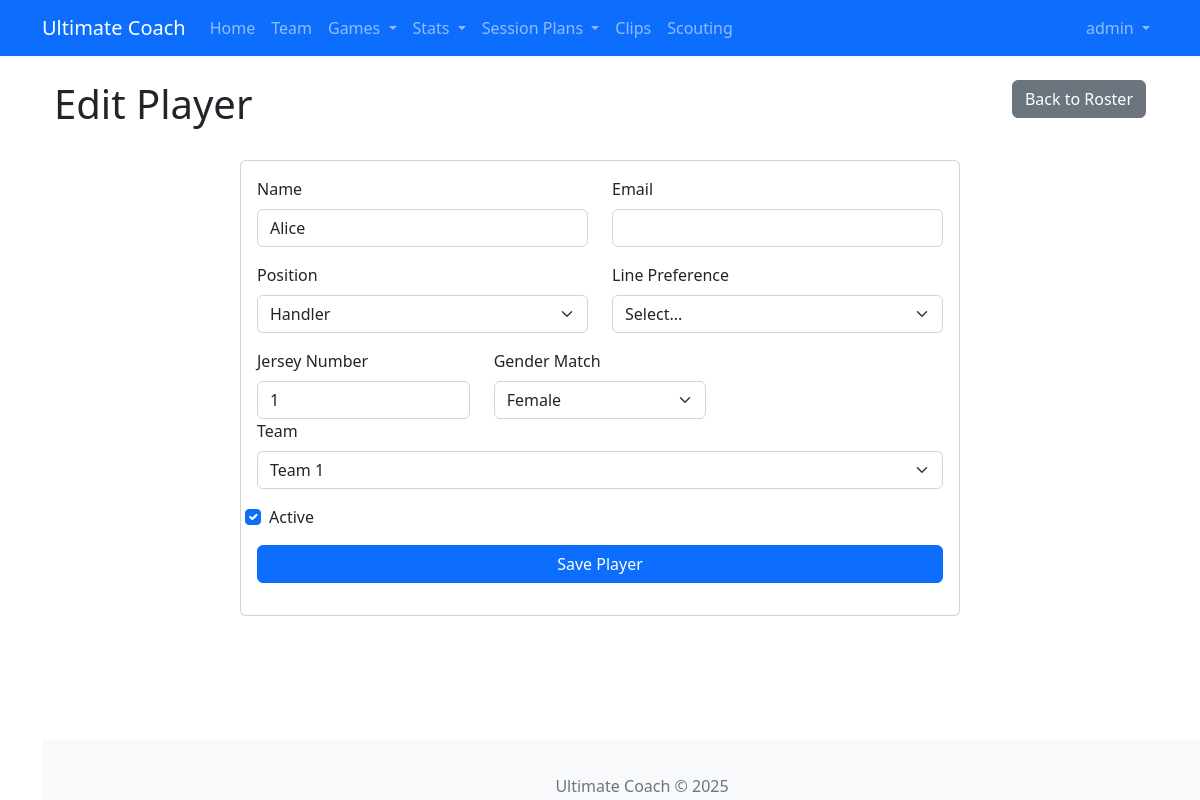
The page /team/edit_player/1 (signed in) on the database its author committed.
### app/models/user.py (models this page shows, shortened)
class User(UserMixin, db.Model):
    id = db.Column(db.Integer, primary_key=True)
    username = db.Column(db.String(64), unique=True, nullable=False)
    email = db.Column(db.String(120), unique=True, nullable=False)
    password_hash = db.Column(db.String(128))
    role = db.Column(db.String(20), default='user')  # Add this line
    is_admin = db.Column(db.Boolean, default=False)
    created_at = db.Column(db.DateTime, default=datetime.utcnow)
    created_drills = db.relationship('SavedDrill', backref='creator', lazy='dynamic')
    player_profile = db.relationship('Player', back_populates='user_account', uselist=False)

### app/models/player.py (models this page shows, shortened)
class Player(db.Model):
    id = db.Column(db.Integer, primary_key=True)
    name = db.Column(db.String(100), nullable=False)
    jersey_number = db.Column(db.String(10))
    position = db.Column(db.String(20))
    height = db.Column(db.String(20))
    weight = db.Column(db.String(20))
    gender = db.Column(db.String(20))
    gender_match = db.Column(db.String(20))
    birth_date = db.Column(db.Date)
    team = db.Column(db.String(50))
    email = db.Column(db.String(120))
    phone = db.Column(db.String(20))
    line_preference = db.Column(db.String(20))
    active = db.Column(db.Boolean, default=True)
    notes = db.Column(db.Text)
    points_played = db.Column(db.Integer, default=0)
    games_played= db.Column(db.Integer, default=0)
    user_id = db.Column(db.Integer, db.ForeignKey('user.id'), nullable=True)
    user_account = db.relationship('User', back_populates='player_profile')
    lineups = db.relationship('LineUp', backref='player', lazy='dynamic', cascade='all, delete-orphan')
    player_events = db.relationship(
        "Event",
        foreign_keys='Event.player_id',
        back_populates="player",
        lazy='dynamic'
    )
    receiver_events = db.relationship(
        'Event',
        foreign_keys='Event.receiver_id',
        back_populates='receiver',
        lazy='dynamic'
    )
    receptions = db.relationship('Event', foreign_keys='Event.receiver_id', backref='receiver', lazy='dynamic')
    pulls = db.relationship('Pull', backref='player', lazy='dynamic', cascade='all, delete-orphan')
    clip_appearances = db.relationship('ClipPlayer', backref='player', lazy='dynamic', cascade='all, delete-orphan')
    attendances = db.relationship('Attendance', back_populates='player', lazy='dynamic')
    session_rsvps = db.relationship('SessionRSVP', back_populates='player', lazy='dynamic')
    @property
    def receptions(self):
        return self.receiver_events.filter_by(event_type='catch').all()

### app/routes/team.py (the view, shortened to what this page needs)
@bp.route('/edit_player/<int:player_id>', methods=['GET', 'POST'])
@login_required
def edit_player(player_id):
    player = Player.query.get_or_404(player_id)
    form = PlayerForm(obj=player)
    return render_template('team/player_form.html', title='Edit Player', form=form)

### app/forms/team.py
class PlayerForm(FlaskForm):
    name = StringField('Name', validators=[DataRequired()])
    jersey_number = StringField('Jersey Number')
    position = SelectField('Position', choices=[
        ('', 'Select...'),
        ('handler', 'Handler'),
        ('cutter', 'Cutter'),
        ('hybrid', 'Hybrid')
    ])
    height = StringField('Height')
    weight = StringField('Weight')
    gender_match = SelectField('Gender Match', choices=[
        ('', 'Select...'),
        ('male', 'Male'),
        ('female', 'Female'),
        ('both', 'Both')
    ])
    team = SelectField('Team', choices=[
        ('', 'Select...'),
        ('team1', 'Team 1'),
        ('team2', 'Team 2')
    ])
    birth_date = DateField('Birth Date', format='%Y-%m-%d', validators=[Optional()])
    email = StringField('Email', validators=[Optional(), Email()])
    phone = StringField('Phone')
    line_preference = SelectField('Line Preference', choices=[
        ('', 'Select...'),
        ('o-line', 'O-line'),
        ('d-line', 'D-line'),
        ('both', 'Both')
    ])
    active = BooleanField('Active', default=True)
    notes = TextAreaField('Notes')
    submit = SubmitField('Save Player')

### app/models/user.py (called while the page is built)
@login.user_loader
def load_user(id):
    return User.query.get(int(id))

### app/templates/team/player_form.html (shortened to what this page needs)
{% extends "base.html" %}
{% block content %}
<div class="container">
    <div class="row mb-4">
        <div class="col-md-8">
            <h1>{{ title }}</h1>
        </div>
        <div class="col-md-4 text-end">
            <a href="{{ url_for('team.index') }}" class="btn btn-secondary">Back to Roster</a>
        </div>
    </div>
    <div class="row">
        <div class="col-md-8 offset-md-2">
            <div class="card">
                <div class="card-body">
                    <form method="post" novalidate>
                        <div class="row mb-3">
                            <div class="col-md-6">
                                {{ form.name.label(class="form-label") }}
                                {{ form.name(class="form-control") }}
                            </div>
                            <div class="col-md-6">
                                {{ form.email.label(class="form-label") }}
                                {{ form.email(class="form-control") }}
                            </div>
                        </div>
                        <div class="row mb-3">
                            <div class="col-md-6">
                                {{ form.position.label(class="form-label") }}
                                {{ form.position(class="form-select") }}
                            </div>
                            <div class="col-md-6">
                                {{ form.line_preference.label(class="form-label") }}
                                {{ form.line_preference(class="form-select") }}
                            </div>
                        </div>
                        <div class="row mb-3">
                            <div class="col-md-4">
                                {{ form.jersey_number.label(class="form-label") }}
                                {{ form.jersey_number(class="form-control") }}
                            </div>
                            <div class="col-md-4">
                                {{ form.gender_match.label(class="form-label") }}
                                {{ form.gender_match(class="form-select") }}
                            </div>
                        <div class="mb-3">
                            {{ form.team.label(class="form-label") }}
                            {{ form.team(class="form-select") }}
                        </div>
                        <div class="mb-3 form-check">
                            {{ form.active(class="form-check-input") }}
                            {{ form.active.label(class="form-check-label") }}
                        </div>
                        <div class="d-grid gap-2">
                            {{ form.submit(class="btn btn-primary") }}
                        </div>
                    </form>
                </div>
            </div>
        </div>
    </div>
</div>
{% endblock %}

### app/templates/base.html (shortened to what this page needs)
<!DOCTYPE html>
<html lang="en">
<head>
    <link rel="stylesheet" href="https://cdn.jsdelivr.net/npm/bootstrap@5.2.3/dist/css/bootstrap.min.css">
    <link rel="stylesheet" href="https://cdn.jsdelivr.net/npm/bootstrap-icons@1.10.5/font/bootstrap-icons.css">
    <link rel="stylesheet" href="{{ url_for('static', filename='css/main.css') }}">
</head>
<body>
    <nav class="navbar navbar-expand-lg navbar-dark bg-primary">
        <div class="container">
            <a class="navbar-brand" href="{{ url_for('main.index') }}">Ultimate Coach</a>
            <div class="collapse navbar-collapse" id="navbarNav">
                <ul class="navbar-nav me-auto">
                    <li class="nav-item">
                        <a class="nav-link" href="{{ url_for('main.index') }}"
                           data-bs-toggle="tooltip" data-bs-placement="bottom"
                           title="Return to homepage">Home</a>
                    </li>
                    <li class="nav-item">
                        <a class="nav-link" href="{{ url_for('team.index') }}"
                           data-bs-toggle="tooltip" data-bs-placement="bottom"
                           title="Manage team roster">Team</a>
                    </li>
                    <li class="nav-item dropdown">
                        <a class="nav-link dropdown-toggle" href="#" id="gamesDropdown"
                           role="button" data-bs-toggle="dropdown" aria-expanded="false"
                           data-bs-toggle="tooltip" data-bs-placement="bottom"
                           title="Manage games and tournaments">
                            Games
                        </a>
                    </li>
                    <li class="nav-item dropdown">
                        <a class="nav-link dropdown-toggle" href="#" id="statsDropdown"
                           role="button" data-bs-toggle="dropdown" aria-expanded="false"
                           data-bs-toggle="tooltip" data-bs-placement="bottom"
                           title="View comprehensive statistics and analytics">
                            Stats
                        </a>
                    </li>
                    <li class="nav-item dropdown">
                        <a class="nav-link dropdown-toggle" href="#" role="button" data-bs-toggle="dropdown">
                            Session Plans
                        </a>
                    </li>
                    <li class="nav-item">
                        <a class="nav-link" href="{{ url_for('clip.index') }}"
                           data-bs-toggle="tooltip" data-bs-placement="bottom"
                           title="Manage video clips">Clips</a>
                    </li>
                    <li class="nav-item">
                        <a class="nav-link" href="{{ url_for('scouting.index') }}"
                           data-bs-toggle="tooltip" data-bs-placement="bottom"
                           title="View scouting reports">Scouting</a>
                    </li>
                </ul>
                {% if current_user.is_authenticated %}
                <ul class="navbar-nav">
                    <li class="nav-item dropdown">
                        <a class="nav-link dropdown-toggle" href="#" id="userDropdown"
                           role="button" data-bs-toggle="dropdown" aria-expanded="false">
                            {{ current_user.username }}
                        </a>
                    </li>
                </ul>
                {% endif %}
            </div>
        </div>
    </nav>
    <div class="container mt-4">
        {% block content %}{% endblock %}
    </div>
    <footer class="footer mt-5 py-3 bg-light">
        <div class="container text-center">
            <span class="text-muted">Ultimate Coach &copy; 2025</span>
        </div>
    </footer>
</body>
</html>

### app/static/css/main.css (style rules this page uses)
body { padding-bottom: 60px; }
.footer { position: fixed; bottom: 0; width: 100%; height: 60px; line-height: 60px; background-color: #f5f5f5; }

### rows shown on the page
User: username "admin"
Player: name "Alice", position "Handler", line_preference "Select...", jersey_number "1", gender_match "Female", team "Team 1", active "☑"

### other values the page prints
{{ title }} "Edit Player"
